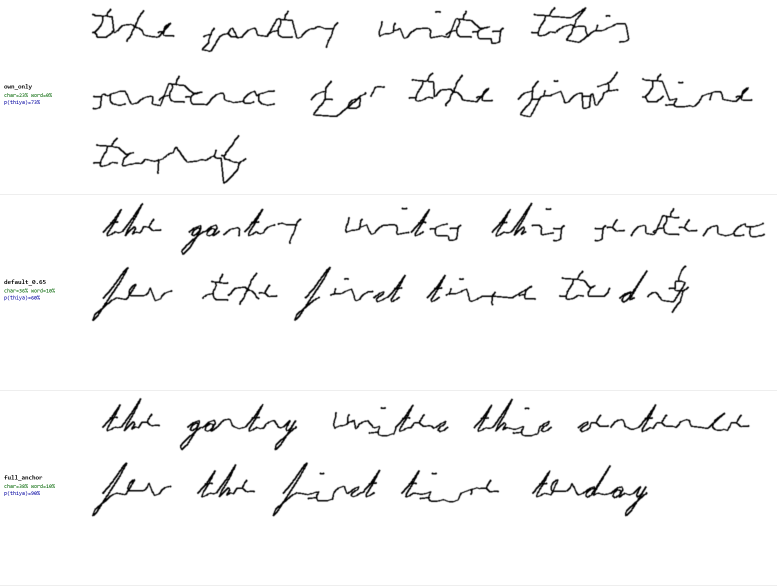
#> input picture Software/CleanPipeline/NOGIT/experiments/cursive_anchor/thiya_anchor_level_test.png, 1554 x 1173 px (shown at 1/2 size)
$ python SegmentLean.py NOGIT/experiments/cursive_anchor/thiya_anchor_level_test.png NOGIT/experiments/cursive_anchor/anchor_glyphs.png
#> lines starting #> are read from the running program, lines starting #| are printed output that depends on the picture
### Software/CleanPipeline/MyImage.py
#u23539195 Dylan Braune.  my own image geometry code, written for this
#project.  this is NOT a library, every function here is hand written
#
#why this file exists
#reading and writing png files is file i/o and stays with pil, but every
#operation that CHANGES pixel values is part of the design.  resizing a crop,
#rotating a page level, warping a training image, blurring a stroke and
#drawing the synthesised ink are all things the networks are then judged on,
#so they are written here instead of called from a library
#
#why not just take the nearest source pixel when resizing
#line crops are nearly always SHRUNK on the way to the 64x640 classifier
#input, a crop is about 130 px tall.  point sampling a shrink skips whole
#rows, so a one pixel pen stroke that falls between two sample positions
#vanishes and thin strokes break up.  the fix is standard, the filter must
#get WIDER as the image gets smaller so every input pixel lands in some
#output window.  that is what filterScale does below, it turns the filter
#into an area average when shrinking and plain linear interpolation when
#growing
import numpy as np


#--- shared bilinear sampler ---------------------------------------------
#takes a float source position per output pixel and reads the source with
#bilinear interpolation.  used by Rotate and Warp so the sampling is written
#once and both cannot drift apart
#
#bilinear means blend the 4 pixels around the source point
#  top = p00*(1-fx) + p01*fx
#  bot = p10*(1-fx) + p11*fx
#  out = top*(1-fy) + bot*fy
#where fx fy are the fractional parts of the source position
#edge tells it what counts as "still on the image"
#  'area'   pixel i covers i-0.5 to i+0.5 so the image spans -0.5 to w-0.5
#           and a point at x = -0.3 still reads the edge pixel.  used by
#           Rotate, where the whole page is valid content and a half pixel
#           strip of fill along the top would be wrong
#  'centre' the point must land between the first and last pixel CENTRE.
#           used by Warp, where a shear pushes part of the canvas off the
#           image and that part must come back as fill, not as a smeared
#           copy of the last row
def _SampleBilinear(a,sx,sy,fill,edge='area'):
    h,w = a.shape[0],a.shape[1]
    x0 = np.floor(sx).astype(np.int64)
    y0 = np.floor(sy).astype(np.int64)
    fx,fy = sx-x0,sy-y0
    if edge=='area':
        inside = (sx>-0.5)&(sx<w-0.5)&(sy>-0.5)&(sy<h-0.5)
    else:
        inside = (sx>=0)&(sx<=w-1)&(sy>=0)&(sy<=h-1)
    #clamp the pixel and its neighbour to the last real index.  at the edge
    #the two then point at the same pixel so the blend just returns it
    xi = np.clip(x0,0,w-1)
    yi = np.clip(y0,0,h-1)
    xi1 = np.clip(x0+1,0,w-1)
    yi1 = np.clip(y0+1,0,h-1)
    p00,p01 = a[yi,xi],a[yi,xi1]
    p10,p11 = a[yi1,xi],a[yi1,xi1]
    top = p00*(1-fx)+p01*fx
    bot = p10*(1-fx)+p11*fx
    return np.where(inside,top*(1-fy)+bot*fy,float(fill))


#rounds a float result back to the dtype the caller gave us
def _AsInput(out,like):
    if np.issubdtype(np.asarray(like).dtype,np.integer):
        return np.clip(np.rint(out),0,255).astype(np.uint8)
    return out


#--- separable resampling -------------------------------------------------
#one output pixel is a weighted sum of a run of input pixels.  both axes use
#the same 1-d construction so the weights are built once per axis as an
#(outSize,inSize) matrix and applied with two matrix multiplies

#triangle or linear kernel, full weight at the centre falling to zero one
#filter width away.  w(t) = 1-|t| for |t|<1 else 0
def _Triangle(t):
    a = np.abs(t)
    return np.where(a<1.0,1.0-a,0.0)


#box kernel, equal weight across the window and zero outside.  cheaper and
#sharper than the triangle when halving by an exact integer factor
def _Box(t):
    return np.where(np.abs(t)<=0.5,1.0,0.0)


_KERNELS = {'linear': (_Triangle,1.0), 'box': (_Box,0.5)}


#weights mapping inSize input samples to outSize output samples.
#centre of output pixel i sits at (i+0.5)*scale in input coordinates, and
#the window round it is `support` wide.  support is widened by the reduction
#factor so a shrink averages instead of skipping
def _ResampleWeights(inSize,outSize,kernel):
    fn,support = _KERNELS[kernel]
    scale = inSize/float(outSize)
    #only widen when shrinking, scale>1 means shrinking
    filterScale = max(1.0,scale)
    support = support*filterScale
    centres = (np.arange(outSize)+0.5)*scale
    #widest window any output pixel needs, so all the weights fit one array
    half = int(np.ceil(support))+1
    offs = np.arange(-half,half+1)
    cols = np.floor(centres)[:,None]+offs[None,:]
    #distance from the window centre measured in filter widths
    t = (cols+0.5-centres[:,None])/filterScale
    w = fn(t)
    #clamp to the edge instead of letting the window run off the image.  an
    #edge pixel's weight is folded onto the nearest real column which keeps
    #each row summing to 1 and stops a dark border appearing on a padded crop
    colsClamped = np.clip(cols,0,inSize-1).astype(np.int64)
    out = np.zeros((outSize,inSize),np.float64)
    #add.at because several offsets can clamp onto the SAME column at an
    #edge and their weights must add up, a plain assignment would keep only
    #the last one and darken the border
    np.add.at(out,(np.repeat(np.arange(outSize),cols.shape[1]),
                   colsClamped.ravel()),w.ravel())
    tot = out.sum(axis=1,keepdims=True)
    return out/np.where(tot>0,tot,1.0)


#resample a 2-d (H,W) or 3-d (H,W,C) array to (newH,newW).
#kernel 'linear' for general scaling, 'box' for an exact integer shrink
def Resize(arr,newW,newH,kernel='linear'):
    a = np.asarray(arr)
    newW,newH = max(1,int(newW)),max(1,int(newH))
    h,w = a.shape[0],a.shape[1]
    if h==newH and w==newW:
        return a.copy()
    #nearest just picks the closest source pixel, no blending.  needed where
    #the values are LABELS and not brightness: the ownership map holds a
    #line index per pixel, and averaging index 3 and index 4 would give 3.5
    #which is a line that does not exist
    if kernel=='nearest':
        srcY = np.clip(((np.arange(newH)+0.5)*(h/float(newH))).astype(np.int64),0,h-1)
        srcX = np.clip(((np.arange(newW)+0.5)*(w/float(newW))).astype(np.int64),0,w-1)
        return a[srcY[:,None],srcX[None,:]]
    f = a.astype(np.float64)
    #rows first then columns, the two passes are independent so the order
    #does not matter to the result
    if newH!=h:
        f = np.tensordot(_ResampleWeights(h,newH,kernel),f,axes=([1],[0]))
    if newW!=w:
        f = np.tensordot(f,_ResampleWeights(w,newW,kernel).T,
                         axes=([1],[0]) if f.ndim==2 else ([1],[0]))
        if f.ndim==3:
            #tensordot leaves the width axis at the end for a 3-d array so
            #put it back in the middle, shape goes (H,C,W) -> (H,W,C)
            f = np.moveaxis(f,-1,1)
    if np.issubdtype(a.dtype,np.integer):
        info = np.iinfo(a.dtype)
        return np.clip(np.rint(f),info.min,info.max).astype(a.dtype)
    return f.astype(a.dtype)


#halve both axes by exact box averaging, which is what the page reduction
#wants.  kept separate from Resize only so the call site reads clearly
def Halve(arr):
    a = np.asarray(arr)
    return Resize(a,a.shape[1]//2,a.shape[0]//2,'box')


#--- fixed canvas fit -----------------------------------------------------
#scales a line crop by ONE factor on both axes, never squashed unevenly
#because that distorts stroke proportions, then lays it on a padded canvas
#left aligned and vertically centred.  this is the exact geometry every
#classifier in this project was trained with so it must not change
def FitFixedCanvas(gray,height,width,padValue=255):
    a = np.asarray(gray)
    h,w = a.shape[0],a.shape[1]
    canvas = np.full((height,width),padValue,np.uint8)
    if w<=0 or h<=0:
        return canvas
    #one scale, whichever axis runs out of room first
    s = min(height/float(h),width/float(w))
    newW,newH = max(1,int(round(w*s))),max(1,int(round(h*s)))
    small = Resize(a.astype(np.uint8),newW,newH,'linear')
    y0 = max(0,(height-newH)//2)
    #the slices guard against a rounding overshoot of one pixel
    canvas[y0:y0+newH,:newW] = small[:height-y0,:width]
    return canvas


#--- rotation -------------------------------------------------------------
#rotates about the image centre by `deg`, keeps the same canvas size and
#fills whatever rotates in from outside with `fill`
#
#inverse mapping, for every OUTPUT pixel work out where it came FROM in the
#input.  doing it forwards would leave holes because two output pixels can
#claim the same source pixel and others none
def Rotate(gray,deg,fill=255):
    a = np.asarray(gray).astype(np.float64)
    h,w = a.shape[0],a.shape[1]
    th = np.radians(float(deg))
    c,s = np.cos(th),np.sin(th)
    cy,cx = (h-1)/2.0,(w-1)/2.0
    yy,xx = np.meshgrid(np.arange(h,dtype=np.float64),
                        np.arange(w,dtype=np.float64),indexing='ij')
    dx,dy = xx-cx,yy-cy
    #image rows run DOWNWARD so a counter clockwise turn on screen is a
    #clockwise one in (row,column) terms.  that is why the signs below are
    #the transpose of the textbook rotation matrix, and it makes `deg` mean
    #the same thing here as in the deskew search
    #  sx = cos*dx - sin*dy + cx
    #  sy = sin*dx + cos*dy + cy
    sx = c*dx-s*dy+cx
    sy = s*dx+c*dy+cy
    return _AsInput(_SampleBilinear(a,sx,sy,fill),gray)


#--- affine and perspective warp -----------------------------------------
#one function for both, the only difference is how many coefficients.
#coefficients map an OUTPUT pixel back to its SOURCE, same convention the
#augmentation code already solves for
#
#6 coefficients, affine
#  sx = a*x + b*y + c
#  sy = d*x + e*y + f
#8 coefficients, perspective, divide by a third row that varies with x,y
#  den = g*x + h*y + 1
#  sx  = (a*x + b*y + c)/den
#  sy  = (d*x + e*y + f)/den
# [105 lines left out: functions Warp, Blur, DrawPolyline, not called in this run]

### Software/CleanPipeline/SegmentLean.py
#u23539195 Dylan Braune Clean Line Segmentation code, with image conditioning
import sys
import time
from pathlib import Path

import numpy as np
from PIL import Image,ImageDraw

import MyImage

InputHeight,InputWidth = 64,640   #exact input size the classifiers were trained on


#resizes/pads one line crop to the fixed classifier input size, never stretched unevenly
def ToClassifierFormat(img,height = InputHeight,width = InputWidth,pad_value=255):
    gray = np.asarray(img.convert("L") if hasattr(img,'convert') else img,
                      dtype=np.uint8)
    return Image.fromarray(MyImage.FitFixedCanvas(gray,height,width,
                                                     pad_value))


#mean over a (2r+1)x(2r+1) window using an integral image, fast box blur
def BoxMean(a,r):
    p = np.pad(a,r,mode="edge").astype(np.float64)
    ii = np.pad(p.cumsum(0).cumsum(1),((1,0),(1,0)))   #integral image
    k = 2*r+1
    return (ii[k:,k:]-ii[:-k,k:]-ii[k:,:-k]+ii[:-k,:-k])/(k*k)


#true where any pixel within r along `axis` is set, used for dilation
def AnyWithinRadius(m,r,axis):
    a = np.moveaxis(m.astype(np.int32),axis,0)
    n = a.shape[0]
    c = np.cumsum(np.pad(a,[(r+1,r)]+[(0,0)]*(a.ndim-1)),0)
    return np.moveaxis((c[2*r+1:2*r+1+n]-c[:n])>0,0,axis)


#marks pixels lying on a run of >= n consecutive set pixels along `axis`.
#two stacked prefix sums: the first finds where a full-length run STARTS,
#the second turns that into "a run covers this pixel", which is what the
#rule-line removal needs (every pixel of an underline, not just its first)
def LongRunMask(m,n,axis):
    a = np.moveaxis(m.astype(np.int32),axis,0)
    L = a.shape[0]
    if L<n:
        return np.zeros(m.shape,bool)
    c = np.cumsum(np.pad(a,((1,0),(0,0))),0)
    hit = ((c[n:]-c[:-n])==n).astype(np.int32)   #run starts at i
    ch = np.cumsum(np.pad(hit,((1,0),(0,0))),0)
    j = np.arange(L)
    lo,hi = np.maximum(0,j-n+1),np.minimum(j,L-n)   #a run covering j starts in [lo,hi]
    cov = ((ch[hi+1]-ch[lo])>0)&(hi>=lo)[:, None]
    return np.moveaxis(cov,0,axis)


#otsu's method: the threshold that maximises between class variance
def OtsuThreshold(v):
    h,_ = np.histogram(np.clip(v,0,1.2),bins=256,range=(0,1.2))
    p = h/h.sum()
    w,m = np.cumsum(p),np.cumsum(p*np.arange(256))
    s = (m[-1]*w-m)**2/np.maximum(w*(1-w),1e-12)   #between class variance per bin
    return (int(np.argmax(s))+0.5)*1.2/256


#ink mask: pixel is darker than its own locally blurred background
def InkMask(gray):
    r = max(8,min(40,round(gray.shape[0]/41)))   #background blur radius scales with image size
    ratio = gray/np.maximum(BoxMean(gray,r),1.0)
    mask = ratio<OtsuThreshold(ratio)
    solid = BoxMean(mask.astype(np.float64),4)>0.999   #9x9 solid ink: binder interior, shadow
    return mask&~(BoxMean(solid.astype(np.float64),3)>0),ratio


#line spacing P: the gap between the row profile's own peaks, or a fallback
def LinePitch(mask):
    #a direct peak gap tracks irregular spacing correctly, checked against 16 real pages.
    #autocorrelation only kicks in when peaks can't be resolved at all, since it can lock
    #onto a multiple of the true spacing on a page with uneven paragraph gaps. one line with
    #nothing to compare falls back to the page's own letter size (close to P/2.2 in practice)
    W = mask.shape[1]
    prof = mask[:,int(0.05*W):int(0.97*W)].sum(1).astype(float)
    k = np.exp(-0.5*(np.arange(-12,13)/4.0)**2)   #gaussian smoothing kernel
    sm = np.convolve(prof,k/k.sum(),"same")

    peaks = [i for i in range(1,len(sm)-1) if sm[i]>=sm[i-1] and sm[i]>sm[i+1] and sm[i]>0.06*sm.max()]
    if len(peaks)>=2:
        return int(np.median(np.diff(sorted(peaks)))),sm   #direct gap: works for 2+ lines, irregular spacing too

    a = sm-sm.mean()
    ac = np.correlate(a,a,"full")[len(a)-1:]   #autocorrelation fallback
    seg = ac[15:min(200,len(ac)//3)]
    idx = next((i for i in range(1,len(seg)-1)
                if seg[i]>=0.7*seg.max() and seg[i]>=seg[i-1] and seg[i]>=seg[i+1]), None)
    if idx is not None:
        return 15+idx,sm

    lab,nc = LabelConnectedComponents(mask)
    if nc>0:
        ys,xs = np.nonzero(mask)
        pl = lab[ys,xs]
        top,bot = np.full(nc+1,mask.shape[0]),np.zeros(nc+1,int)
        np.minimum.at(top,pl,ys); np.maximum.at(bot,pl,ys)
        area = np.bincount(pl,minlength=nc+1)
        hts = bot-top+1
        sel = (area>=8)&(hts>=3)&(hts<=mask.shape[0])
        if sel[1:].any():
            return max(15,int(round(2.2*np.median(hts[1:][sel[1:]])))),sm   #one line: go by letter size
    return 48,sm   #no usable ink: an arbitrary but harmless default


#left to right minimum cost path (row index per column), dynamic programming
def LeastCostSeam(cost,step=3):
    h,W = cost.shape
    acc = cost.copy()
    back = np.zeros((h,W),np.int8)
    idx = np.arange(h)
    shifts = range(-step,step+1)
    for x in range(1,W):
        p = acc[:,x-1]
        cand = np.full((len(shifts),h),np.inf)
        for i,d in enumerate(shifts):
            if d<0:
                cand[i,-d:] = p[:d]+0.02*abs(d)   #small cost for moving off straight ahead
            elif d>0:
                cand[i,:-d] = p[d:]+0.02*d
            else:
                cand[i] = p
        j = cand.argmin(0)
        acc[:,x]+=cand[j,idx]
        back[:,x] = j-step
    y = np.empty(W,int)
    y[-1] = acc[:,-1].argmin()
    for x in range(W-1,0,-1):
        y[x-1] = y[x]+back[y[x],x]   #backtrack the cheapest path
    return y


#8 connected component labelling via row runs and union find
def LabelConnectedComponents(mask):
    H,W = mask.shape
    lab = np.zeros((H,W),np.int32)
    parent = [0]

    #union find root lookup with path compression
    def find(a):
        while parent[a]!=a:
            parent[a] = parent[parent[a]]
            a = parent[a]
        return a

    prev = []
    for y in range(H):
        d = np.diff(np.r_[0,mask[y].view(np.int8),0])
        cur,k = [],0
        for a,b in zip(np.nonzero(d==1)[0].tolist(),np.nonzero(d==-1)[0].tolist()):
            while k<len(prev) and prev[k][1]<a:
                k+=1
            l,kk = 0,k
            while kk<len(prev) and prev[kk][0]<=b:
                r = find(prev[kk][2])
                if l==0:
                    l = r
                elif r!=l:
                    parent[max(r,l)] = min(r,l)   #merge touching runs from the row above
                    l = min(r,l)
                kk+=1
            if l==0:
                parent.append(len(parent))
                l = len(parent)-1
            cur.append((a,b,l))
            lab[y,a:b] = l
        prev = cur
    roots = np.array([find(i) for i in range(len(parent))])
    _,comp = np.unique(roots,return_inverse=True)
    return comp[lab].astype(np.int32),int(comp.max())


#largest bright area of a photo after the handwriting is blurred away
def PaperRegionMask(g,P):
    H,W = g.shape
    s = 4
    c = BoxMean(g[:H//s*s,:W//s*s].reshape(H//s,s,W//s,s).mean((1,3)),max(1,int(0.15*P/s)))
    dark = c<0.45*np.median(c)
    if dark.mean()<0.002:
        return np.ones((H,W),bool)   #no dark surround: nothing to cut away
    lab,n = LabelConnectedComponents(~dark)
    big = np.kron(lab==np.bincount(lab.ravel())[1:].argmax()+1,np.ones((s,s),bool))
    full = np.ones((H,W),bool)
    full[:big.shape[0],:big.shape[1]] = big
    r = int(0.4*P)
    return ~AnyWithinRadius(AnyWithinRadius(~full,r,0),r,1)   #shrink a little from the paper edge


#how level the text lines are at a trial angle
#
#J(angle) = sum over rows of (ink in that row)^2
#
#the total amount of ink does not change when the page turns, so a plain sum
#is the same at every angle and tells you nothing.  the sum of SQUARES is
#biggest when the same ink is packed into the fewest rows, which is exactly
#when the lines are level
#
#the page is never actually rotated to work this out.  rotating a point by a
#about the centre puts it in row
#   k = (y-cy)*cos(a) - (x-cx)*sin(a) + cy
#so the ink coordinates are mapped straight into row numbers and counted
#with bincount.  that is one pass over the ink pixels per angle instead of a
#whole image rotation, measured 31x faster, and it avoids resampling the
#mask 17 times which would blur it a little more each time
def SkewScore(mask,angleDeg):
    ys,xs = np.nonzero(mask)
    if len(ys)==0:
        return 0.0
    h = mask.shape[0]
    cy,cx = (h-1)/2.0,(mask.shape[1]-1)/2.0
    th = np.radians(float(angleDeg))
    k = np.rint((ys-cy)*np.cos(th)-(xs-cx)*np.sin(th)+cy).astype(np.int64)
    #shift so the lowest row index is 0 and let the profile be as long as it
    #needs to be.  do NOT clip to the page height: clipping piles all the
    #ink that falls past an edge into one row, and because the score squares
    #each row that fake spike scores higher than any real line.  it made the
    #search pick an angle 4 degrees out on a tilted page
    k -= k.min()
    prof = np.bincount(k).astype(np.float64)
    return float((prof**2).sum())


#full page to line crops pipeline, the main entry point for this file
def SegmentLines(path):
    t0 = time.time()
    full = Image.open(path).convert("L")
    #2:1 box average, my own code not a library.  box not point sampling
    #so a thin pale stroke lands in some output pixel instead of vanishing
    halfA = MyImage.Halve(np.asarray(full,dtype=np.uint8))
#> in _ResampleWeights, `np.add.at(out,(np.repeat(np.arange(outSize),cols.shape[1]), colsClampe..`:
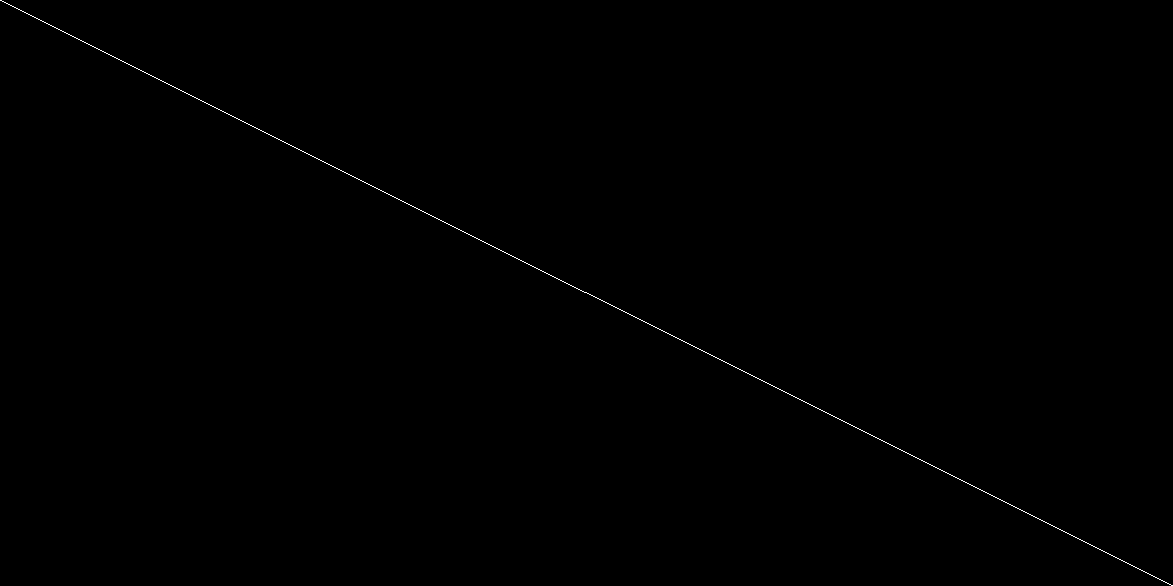
#> out: shape (586, 1173) float64; values 0 (black) and 1 (white), 0.17% white in thin lines or dots
#> in Resize, `f = np.tensordot(_ResampleWeights(h,newH,kernel),f,axes=([1],[0]))`:
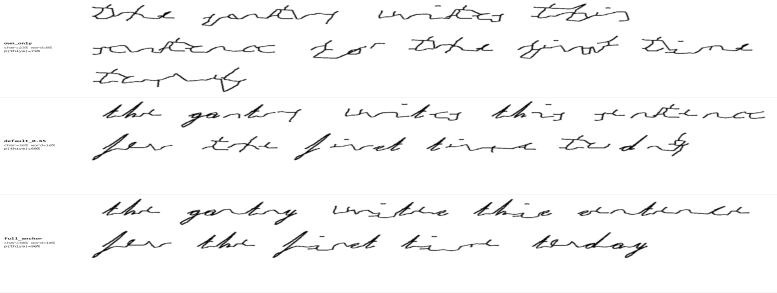
#> f: shape (586, 1554) float64 (shown at 1/2 size); min 0, max 255, mean 247.8
#> call 2 of _ResampleWeights, with inSize = 1554, outSize = 777, kernel = 'box'
#> in _ResampleWeights (call 2), `np.add.at(out,(np.repeat(np.arange(outSize),cols.shape[1]), colsClampe..`:
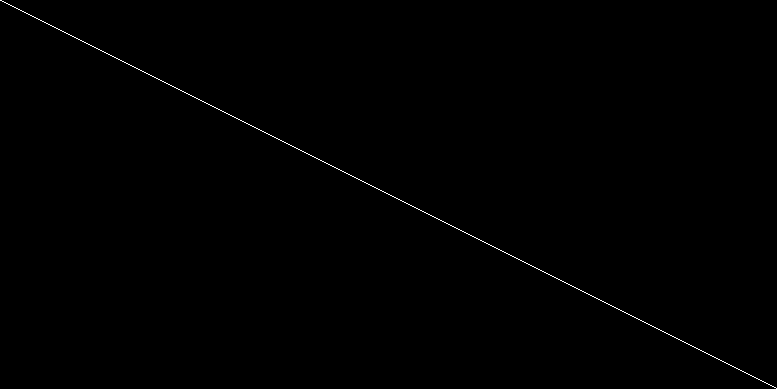
#> out: shape (777, 1554) float64 (shown at 1/2 size); values 0 (black) and 1 (white), 0.13% white in thin lines or dots
#> in Resize, `f = np.tensordot(f,_ResampleWeights(w,newW,kernel).T, axes=([1],[0]) i..`:
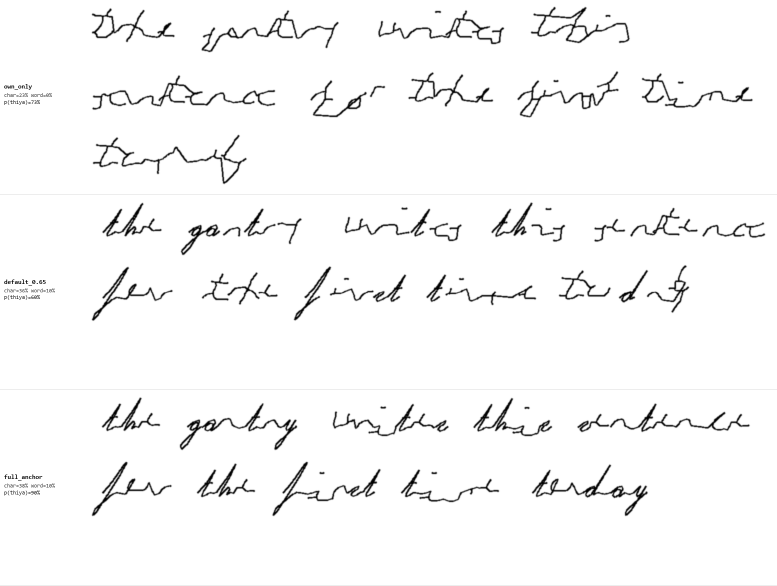
#> f: shape (586, 777) float64; min 0, max 255, mean 247.8

    #1 deskew: rotate to whichever angle gives the sharpest row profile
    mask,_ = InkMask(halfA.astype(np.float64))
#> in BoxMean, `p = np.pad(a,r,mode="edge").astype(np.float64)`:
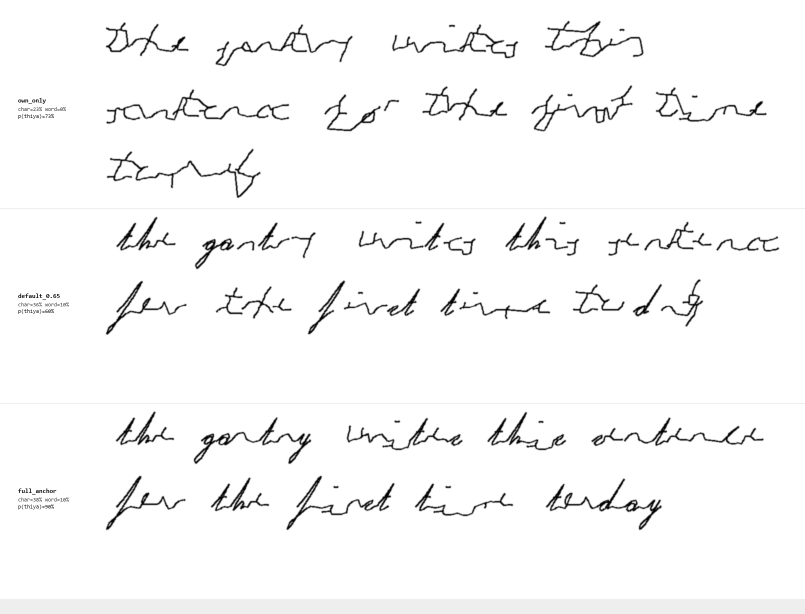
#> p: shape (614, 805) float64; min 0, max 255, mean 247.9
#> (the rest of the program and of its run is left out)
